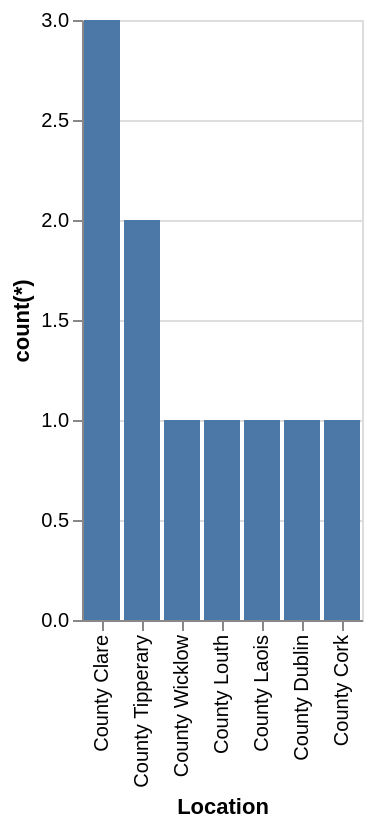

The Vega-Lite source for this figure:
### Vega-Lite specification from a JSON file in a GitHub repository (floating-point values rounded to 4 significant figures)
{"data": {"values": [{"x_data": "County Clare", "y_data": 3}, {"x_data": "County Tipperary", "y_data": 2}, {"x_data": "County Wicklow", "y_data": 1}, {"x_data": "County Louth", "y_data": 1}, {"x_data": "County Laois", "y_data": 1}, {"x_data": "County Dublin", "y_data": 1}, {"x_data": "County Cork", "y_data": 1}]}, "mark": "bar", "encoding": {"x": {"field": "x_data", "type": "nominal", "title": "Location", "sort": {"op": "sum", "field": "y_data", "order": "descending"}}, "y": {"field": "y_data", "type": "quantitative", "title": "count(*)"}}}
